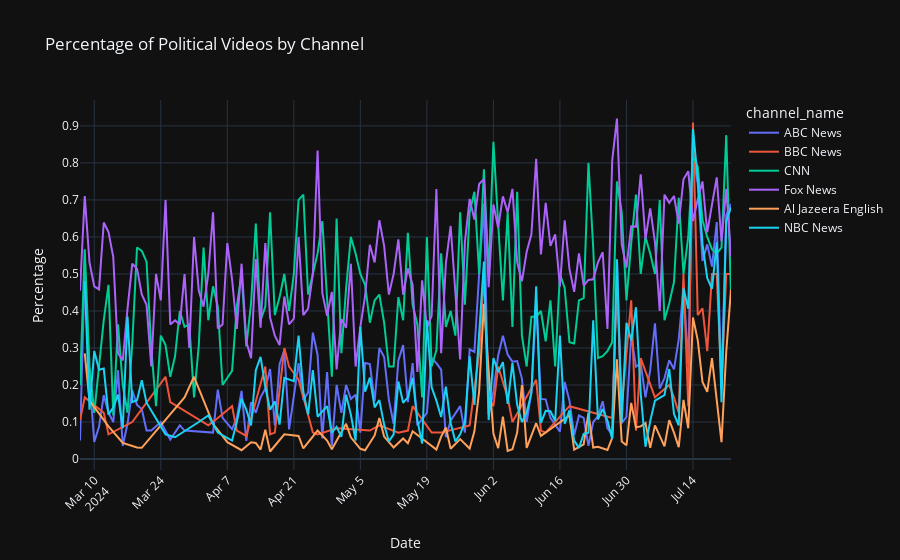

Source (notebook cell):
### Code cell
# Plot Percentage of Political Videos by Channel
total_videos = df.groupby(['Date', 'channel_name'])['video_id'].count().reset_index()
political_videos = political_df.groupby(['Date', 'channel_name'])['video_id'].count().reset_index()
percentage_videos = political_videos.merge(total_videos, on=['Date', 'channel_name'], suffixes=('_political', '_total'))
percentage_videos['percentage'] = percentage_videos['video_id_political'] / percentage_videos['video_id_total']

fig_percentage_videos = px.line(percentage_videos, x='Date', y='percentage', color='channel_name',
                                title='Percentage of Political Videos by Channel')
fig_percentage_videos.update_layout(xaxis_title='Date', yaxis_title='Percentage', xaxis=dict(tickangle=-45))
fig_percentage_videos.show()
